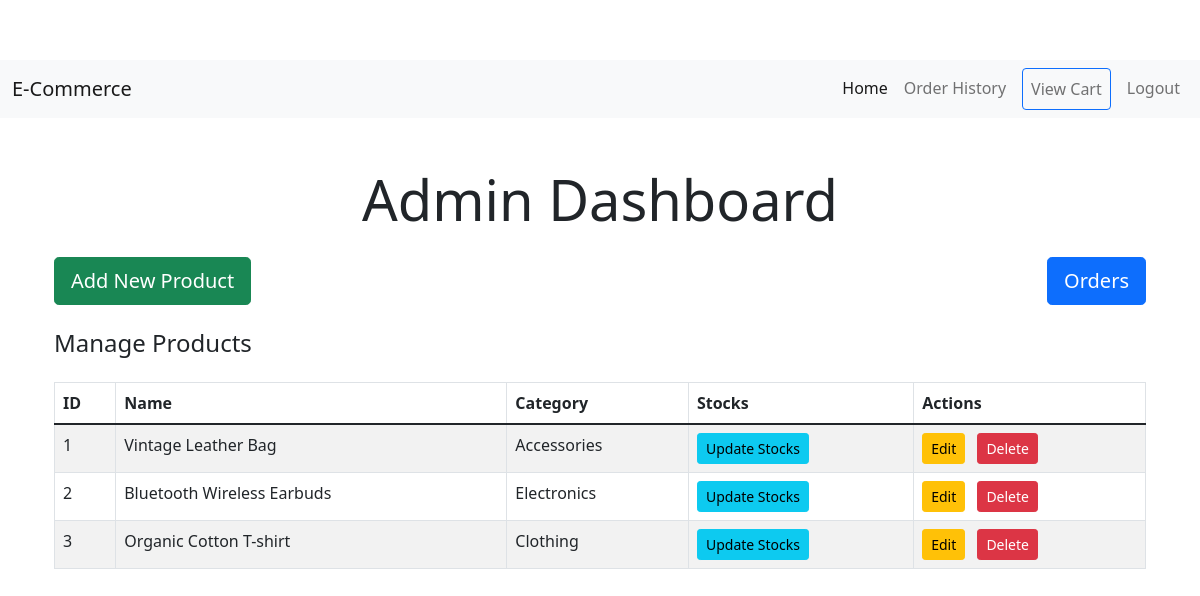
The page /admin (signed in) on the database its author committed.
### model.py (models this page shows)
class Product(db.Model):
    __tablename__ = 'products'
    id: Mapped[int] = mapped_column(Integer, primary_key=True)
    name: Mapped[str] = mapped_column(String(250), unique=True, nullable=False)
    stocks: Mapped[int] = mapped_column(Integer, nullable=False)
    description: Mapped[str] = mapped_column(String(300), nullable=False)
    detail: Mapped[str] = mapped_column(String(250), nullable=False)
    category_id: Mapped[int] = mapped_column(Integer, db.ForeignKey('categories.id'))
    price: Mapped[int] = mapped_column(Integer, nullable=False)
    image_url: Mapped[str] = mapped_column(String(250), nullable=True)
    category = relationship('Category', back_populates='products')
    order_items = relationship('OrderItem', back_populates='product')
    cart_items = relationship('CartItem', back_populates='product')

class Category(db.Model):
    __tablename__ = 'categories'
    id: Mapped[int] = mapped_column(Integer, primary_key=True)
    name: Mapped[str] = mapped_column(String(100), unique=True, nullable=False)
    products = relationship('Product', back_populates='category')

### main.py (the view)
@app.route('/admin')
@admin_only
def admin_dashboard():
    products = Product.query.all()
    users = User.query.all()
    orders = Order.query.all()
    return render_template('admin_dashboard.html', products=products, users=users, orders=orders)

### main.py (called while the page is built)
@login_manager.user_loader
def load_user(user_id):
    return db.get_or_404(User, user_id)

def admin_only(f):
    @wraps(f)
    def decorated_function(*args, **kwargs):
        if current_user.id != 1:
            return abort(403)
        return f(*args, **kwargs)
    return decorated_function

### templates/admin_dashboard.html
{% extends "base.html" %}
{% block content %}
<div class="container mt-5">
    <h2 class="text-center mb-4 display-4">Admin Dashboard</h2>
    <div class="d-flex justify-content-between mb-4">
        <a href="{{ url_for('add_product') }}" class="btn btn-success btn-lg">Add New Product</a>
        <a href="{{ url_for('admin_orders') }}" class="btn btn-primary btn-lg">Orders</a>
    </div>
    <h4 class="mb-4">Manage Products</h4>
    <table class="table table-striped table-bordered">
        <thead>
            <tr>
                <th>ID</th>
                <th>Name</th>
                <th>Category</th>
                <th>Stocks</th>
                <th>Actions</th>
            </tr>
        </thead>
        <tbody>
            {% for product in products %}
            <tr>
                <td>{{ product.id }}</td>
                <td>{{ product.name }}</td>
                <td>{{ product.category.name if product.category else "N/A" }}</td>
                <td>
                    <a href="{{ url_for('update_product_stock', product_id=product.id) }}" class="btn btn-info btn-sm">Update Stocks</a>
                </td>
                <td>
                    <a href="{{ url_for('edit_product', product_id=product.id) }}" class="btn btn-warning btn-sm">Edit</a>
                    <form action="{{ url_for('delete_product', product_id=product.id) }}" method="post" style="display:inline;">
                        <button type="submit" class="btn btn-danger btn-sm ms-2" onclick="return confirm('Are you sure you want to delete this order?');">Delete</button>
                    </form>
                </td>
            </tr>
            {% endfor %}
        </tbody>
    </table>
</div>
{% endblock %}

### static/css/style.css (style rules this page uses)
body { padding-top: 60px; }
.container { margin-top: 80px; }

### rows shown on the page
Product: id "1", name "Vintage Leather Bag", category "Accessories"
Product: id "2", name "Bluetooth Wireless Earbuds", category "Electronics"
Product: id "3", name "Organic Cotton T-shirt", category "Clothing"
